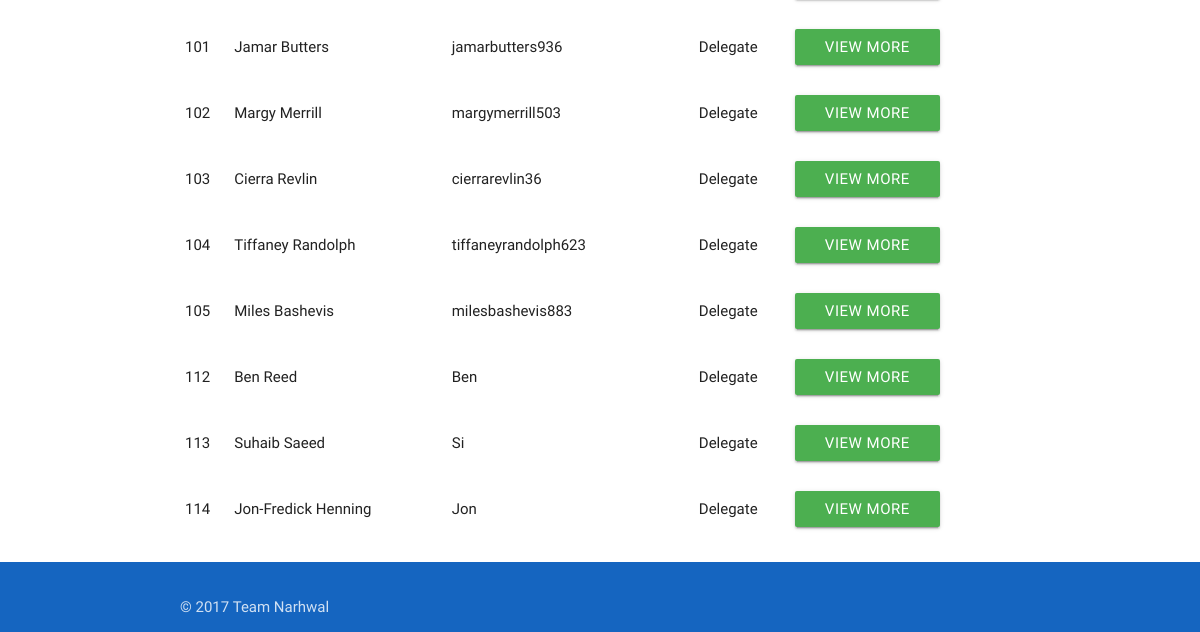
/delegates (signed in, lower part), run on an earlier commit of the app's database.
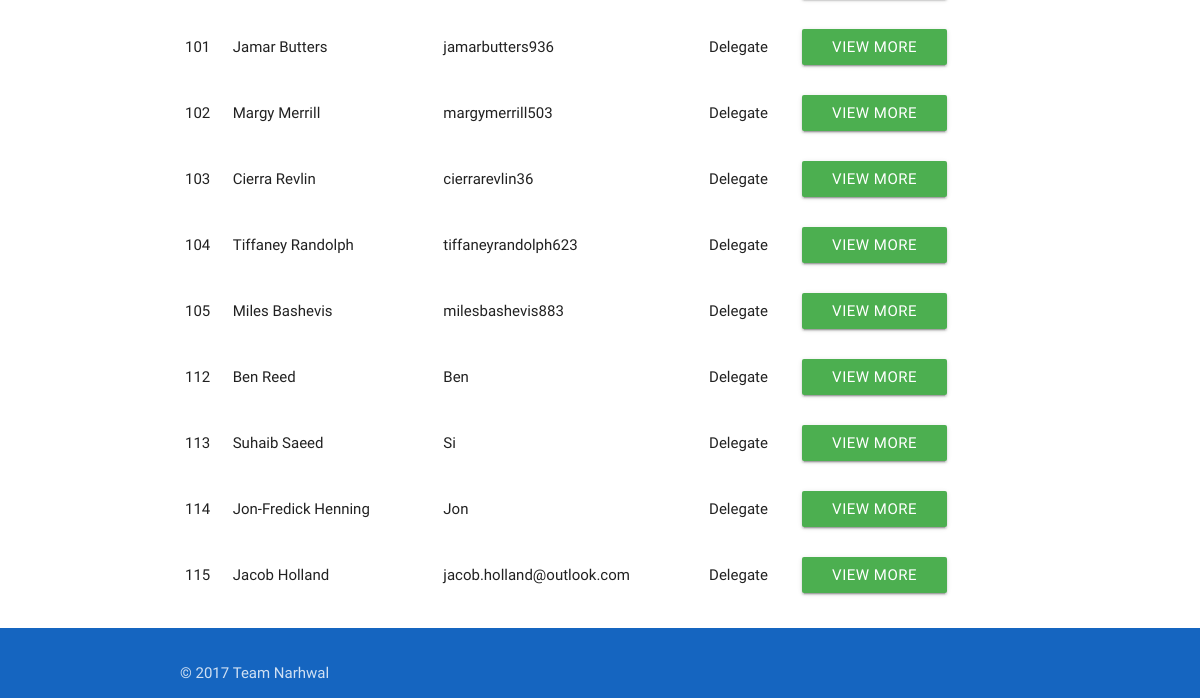
And on a later commit of the database.
### app/models.py (models this page shows, shortened)
class User(db.Model):
	__tablename__ = 'User'
	userID = db.Column(db.Integer, primary_key = True)
	name = db.Column(db.String(100))
	username = db.Column(db.String(100))
	email = db.Column(db.String(100))
	password = db.Column(db.String(100))
	type = db.Column(db.String(100))
	__mapper_args__ = {
		'polymorphic_identity': 'base',
		'polymorphic_on': type
	}

class Delegate(User):
	__tablename__ = 'Delegate'
	delID = db.Column(db.Integer, db.ForeignKey('User.userID'), primary_key = True)
	classList= db.relationship("Class", secondary = association_table)
	__mapper_args__ = {
		'polymorphic_identity': 'Delegate',
	}

class User(db.Model):
	__tablename__ = 'User'
	userID = db.Column(db.Integer, primary_key = True)
	name = db.Column(db.String(100))
	username = db.Column(db.String(100))
	email = db.Column(db.String(100))
	password = db.Column(db.String(100))
	type = db.Column(db.String(100))
	__mapper_args__ = {
		'polymorphic_identity': 'base',
		'polymorphic_on': type
	}

### app/views.py (the view)
@app.route('/delegates')
@login_required
def delList():
    if current_user.type != 'Admin':
        abort(403)
    delList = delegates()
    return render_template('delegates.html', title='Delegate List', delList=delList)

### app/views.py (called while the page is built)
@login_manager.user_loader
def load_user(id):
    return models.User.query.get(id)

### queries.py (called while the page is built)
def listConvert(x):
    if(x.count() == 1):
        x = x[0]
        return x
    else:
        y = []
    for i in x:
        y.append(i)
    return y

def delegates(**kwargs):
    q = models.Delegate.query.filter_by(**kwargs)
    q = listConvert(q)
    return q

### app/templates/delegates.html (shortened to what this page needs)
{% extends "base.html" %} {% block content %}
<div class="container">
    <div class="row">
        <div class="col s12">
            <table id="todo-table" class="responsive-table">
                <tbody>
                    {%- for item in delList %}
                    <tr>
                        <td>{{ item.userID }} </td>
                        <td>{{ item.name }}</td>
                        <td>{{ item.username }}</td>
                        <td>{{ item.type }}</td>
                        <td>
                            <a href="/delegates/{{item.userID}}">
                                <button type="submit" href="/delegates/{{item.userID}}" class="waves-effect waves-light btn green">View More</button></a>
                        </td>
                        <td>
                    </tr>
                    {%- endfor %}
                </tbody>
            </table>
        </div>
    </div>
</div>
{% endblock %}

### app/templates/base.html (shortened to what this page needs)
<!DOCTYPE html>
<html>
<head>
    <link type="text/css" rel="stylesheet" href="{{ url_for( 'static', filename = 'css/materialize.min.css')}}" media="screen,projection">
    <link type="text/css" rel="stylesheet" href="{{url_for ('static', filename = 'css/style.css')}}">
</head>
<body class="Site">
    <main class="Site-content">
        {% block content %} {% endblock %}
    </main>
    <footer class="page-footer blue darken-3">
        <div class="footer-copyright blue darken-3">
            <div class="container">
                © 2017 Team Narhwal
            </div>
        </div>
    </footer>
</body>
</html>

### app/static/css/style.css (style rules this page uses)
html { font-family: 'Raleway', sans-serif; }
.Site { display: flex; min-height: 100vh; flex-direction: column; }
.Site-content { flex: 1 0 auto; }

What changed in the data, as far as the page shows it:
added Delegate: userID "115", name "Jacob Holland", username "jacob.holland@outlook.com", type "Delegate"
